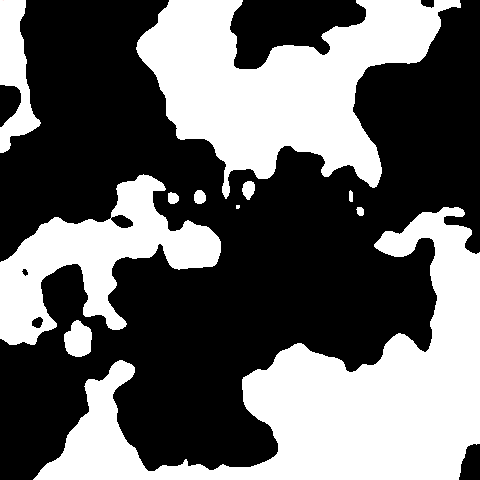
Frame 1 (no input)
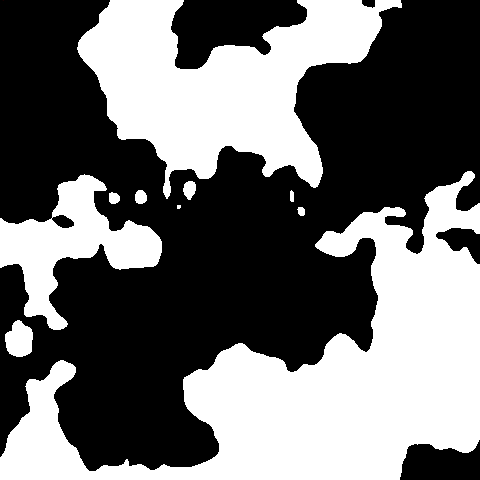
Frame 60 (no input)
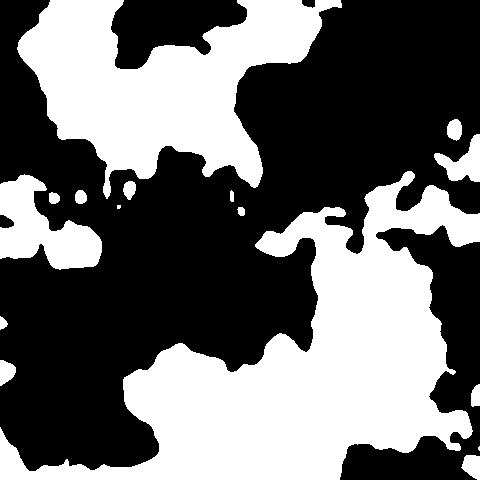
Frame 120 (the mouse pressed at the canvas centre since frame 60)

The p5.js sketch that drew these frames (run headless with seeded random() and noise() and a simulated clock; from frame 60 on, the mouse is pressed at the canvas centre):

// p5.js sketch
// ── sketch.js
// https://x.com/madparker/status/1317229846511144961
// p5.js port of Matt Parker's sketch_10_16

// use s key to have red text cursor move into view

let s = 0,
  o = 0,
  p = 0,
  f = 0;
const c = 480;

function setup() {
  pixelDensity(1);
  createCanvas(c, c);
  noStroke();
}

function draw() {
  f++;
  s++;

  loadPixels();
  for (let x = 0; x < c; x++) {
    for (let y = 0; y < c; y++) {
      const v = round(noise((x + f) * 0.01, y / 99.0)) * 255;
      const i = (y * c + x) * 4;
      pixels[i] = v;
      pixels[i + 1] = v;
      pixels[i + 2] = v;
      pixels[i + 3] = 255;
    }
  }

  if (keyIsDown(65)) o = (o - 2 + c) % c; // a → left
  if (keyIsDown(68)) o = (o + 2) % c; // d → right
  if (keyIsDown(87)) p = (p - 2 + c) % c; // w → up
  if (keyIsDown(83)) p = (p + 2) % c; // s → down

  if (pixels[(p * c + o) * 4] > 0) s = 0;

  updatePixels();

  fill(255, 0, 0);
  text(s, o, p);
}
